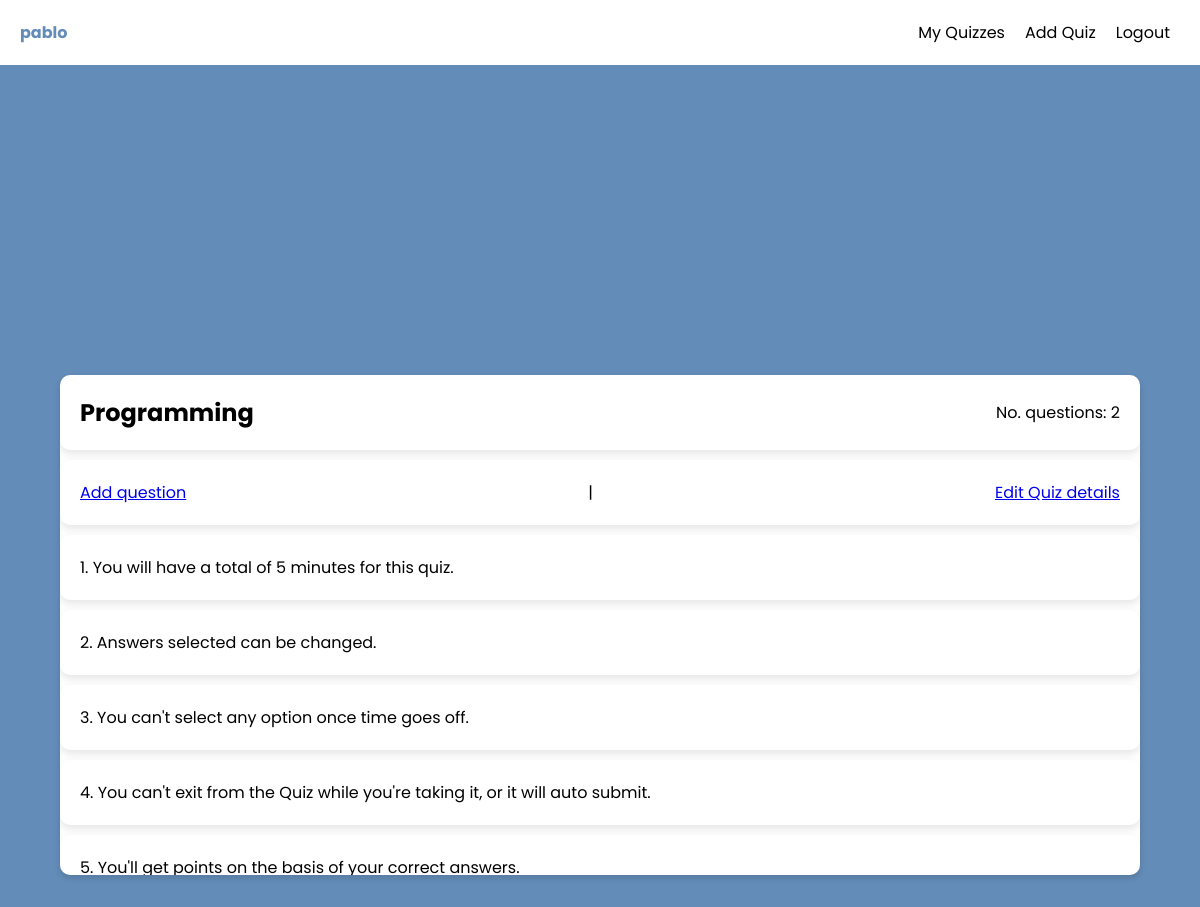
Page /take_quiz.php?quiz_id=3 (signed in) on the committed database.
### tables this page shows
CREATE TABLE `Quiz` (
  `id` int(11) NOT NULL,
  `title` varchar(30) NOT NULL,
  `duration` int(11) NOT NULL,
  `number_of_questions` int(11) DEFAULT 0,
  `number_of_enteries` int(11) DEFAULT 0,
  `number_of_passes` int(11) DEFAULT 0,
  `number_of_fails` int(11) DEFAULT 0,
  `created_at` datetime NOT NULL DEFAULT curtime(),
  `creator_id` int(11) DEFAULT NULL
);

### includes/question_and_option_models.php (called while the page is built, shortened)
<?php
function get_quiz(object $pdo, int $quiz_id) {
    $query = "SELECT * FROM Quiz WHERE id = :quiz_id;";
    $statement = $pdo->prepare($query);
    $statement->bindParam(':quiz_id', $quiz_id);
    $statement->execute();
    $result = $statement->fetch(PDO::FETCH_ASSOC);
    return $result;
}

### take_quiz.php (shortened to what this page needs)
<?php
require_once 'includes/db.php';
require_once 'includes/question_and_option_models.php';
$quiz = get_quiz($pdo, intval($_GET["quiz_id"]));
?>
<!DOCTYPE html>
<html lang="en">
<head>
    <link rel="stylesheet" href="./static/style.css">
</head>
<body>
   <?php
   include 'nav.php';
   ?>
    <div class="container" id="brief">
        <div class="question-body">
            <div class="info">
            <?php
                if ($_SESSION["user"]["id"] == $quiz["creator_id"]) {
                    echo '<span>' . $quiz["title"] . '</a></span>';
                } else {
                    echo '<span>' . $quiz["title"] . '</span>';
                }
            ?>
            <?php echo '<span> No. questions: ' . $quiz["number_of_questions"] . '</span>' ?>
            </div>
            <?php
                if ($_SESSION["user"]["id"] == $quiz["creator_id"]) {
                    echo '<div class="info">
                                <a href="add_question.php?quiz_id=' . $_GET["quiz_id"] . '">Add question</a>
                                <span>|</span>
                                <a href="edit-quiz.php?quiz_id=' . $_GET["quiz_id"] . '"> Edit Quiz details </a>
                            </div>';
                }
            ?>
            <?php echo '<div class="info">1. You will have a total of ' . $quiz["duration"] . ' minutes for this quiz.</div>' ?>
            <div class="info">2. Answers selected can be changed.</div>
            <div class="info">3. You can't select any option once time goes off.</div>
            <div class="info">4. You can't exit from the Quiz while you're taking it, or it will auto submit.</div>
            <div class="info">5. You'll get points on the basis of your correct answers.</div>
        </div>
    </div>
</body>
</html>

### static/style.css (style rules this page uses)
* { padding: 0; margin: 0; box-sizing: border-box; font-family: 'Poppins', sans-serif; }
.container { height: 100vh; background-color: #638CB8; display: flex; justify-content: center; align-items: center; }
.question-body { width: 90%; min-width: 50%; max-height: 500px; overflow-y: scroll; background-color: #fff; border-radius: 10px; box-shadow: 0px 3px 5px 1px rgba(0,0,0,0.1); display: flex; flex-direction: column; }
.info { height: 80px; background-color: #fff; display: flex; justify-content: space-between; align-items: center; box-shadow: 0px 4px 8px rgba(0, 0, 0, 0.1); padding: 20px; border-radius: 10px; margin-bottom: 10px; }
.info > span:first-child { font-weight: bold; font-size: x-large; }

### rows in the picture
quiz: title "Programming", number_of_questions "2", duration "5"

### other values in the picture
$_SESSION["user"]["username"] "pablo"
